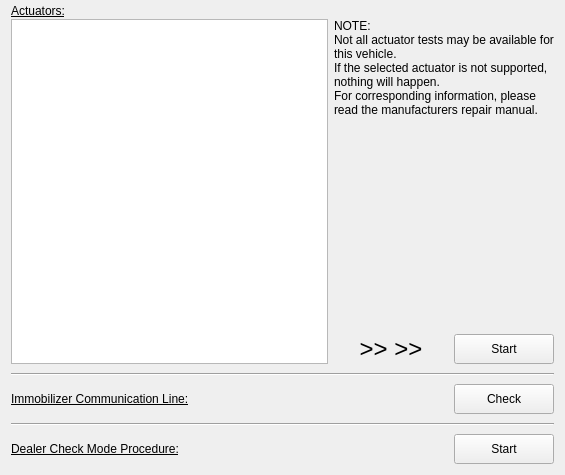
<ui version="4.0" >
 <class>sysTestsContent_Form</class>
 <widget class="QWidget" name="sysTestsContent_Form" >
  <property name="geometry" >
   <rect>
    <x>0</x>
    <y>0</y>
    <width>565</width>
    <height>475</height>
   </rect>
  </property>
  <property name="minimumSize" >
   <size>
    <width>565</width>
    <height>475</height>
   </size>
  </property>
  <property name="font" >
   <font>
    <family>Liberation Sans</family>
   </font>
  </property>
  <property name="windowTitle" >
   <string>System Tests</string>
  </property>
  <layout class="QGridLayout" name="gridLayout" >
   <property name="topMargin" >
    <number>0</number>
   </property>
   <property name="verticalSpacing" >
    <number>1</number>
   </property>
   <item rowspan="2" row="2" column="0" >
    <widget class="QListWidget" name="actuators_listWidget" >
     <property name="minimumSize" >
      <size>
       <width>315</width>
       <height>340</height>
      </size>
     </property>
    </widget>
   </item>
   <item row="2" column="1" colspan="2" >
    <widget class="QLabel" name="actuatorTestInfo_label" >
     <property name="minimumSize" >
      <size>
       <width>220</width>
       <height>160</height>
      </size>
     </property>
     <property name="text" >
      <string>NOTE:
Not all actuator tests may be available for this vehicle.
If the selected actuator is not supported, nothing will happen.
For corresponding information, please read the manufacturers repair manual.</string>
     </property>
     <property name="alignment" >
      <set>Qt::AlignLeading|Qt::AlignLeft|Qt::AlignTop</set>
     </property>
     <property name="wordWrap" >
      <bool>true</bool>
     </property>
    </widget>
   </item>
   <item row="3" column="1" >
    <widget class="QLabel" name="actuatorTest_arrow_label" >
     <property name="minimumSize" >
      <size>
       <width>65</width>
       <height>20</height>
      </size>
     </property>
     <property name="maximumSize" >
      <size>
       <width>16777215</width>
       <height>20</height>
      </size>
     </property>
     <property name="font" >
      <font>
       <pointsize>18</pointsize>
      </font>
     </property>
     <property name="text" >
      <string>>> >></string>
     </property>
     <property name="alignment" >
      <set>Qt::AlignCenter</set>
     </property>
    </widget>
   </item>
   <item row="3" column="2" >
    <widget class="QPushButton" name="startActuatorTest_pushButton" >
     <property name="minimumSize" >
      <size>
       <width>100</width>
       <height>30</height>
      </size>
     </property>
     <property name="maximumSize" >
      <size>
       <width>100</width>
       <height>30</height>
      </size>
     </property>
     <property name="text" >
      <string>Start</string>
     </property>
    </widget>
   </item>
   <item row="4" column="0" colspan="3" >
    <widget class="Line" name="hsep_line" >
     <property name="minimumSize" >
      <size>
       <width>0</width>
       <height>18</height>
      </size>
     </property>
     <property name="orientation" >
      <enum>Qt::Horizontal</enum>
     </property>
    </widget>
   </item>
   <item row="5" column="0" >
    <widget class="QLabel" name="testImmoLineTitel_label" >
     <property name="minimumSize" >
      <size>
       <width>245</width>
       <height>16</height>
      </size>
     </property>
     <property name="maximumSize" >
      <size>
       <width>16777215</width>
       <height>16</height>
      </size>
     </property>
     <property name="font" >
      <font>
       <underline>true</underline>
      </font>
     </property>
     <property name="text" >
      <string>Immobilizer Communication Line:</string>
     </property>
    </widget>
   </item>
   <item row="5" column="2" >
    <widget class="QPushButton" name="testImmoLine_pushButton" >
     <property name="minimumSize" >
      <size>
       <width>100</width>
       <height>30</height>
      </size>
     </property>
     <property name="maximumSize" >
      <size>
       <width>100</width>
       <height>30</height>
      </size>
     </property>
     <property name="text" >
      <string>Check</string>
     </property>
    </widget>
   </item>
   <item row="6" column="0" colspan="3" >
    <widget class="Line" name="hsep2_line" >
     <property name="minimumSize" >
      <size>
       <width>0</width>
       <height>18</height>
      </size>
     </property>
     <property name="orientation" >
      <enum>Qt::Horizontal</enum>
     </property>
    </widget>
   </item>
   <item row="7" column="0" >
    <widget class="QLabel" name="DCheckModeTitel_label" >
     <property name="minimumSize" >
      <size>
       <width>245</width>
       <height>16</height>
      </size>
     </property>
     <property name="maximumSize" >
      <size>
       <width>245</width>
       <height>16</height>
      </size>
     </property>
     <property name="font" >
      <font>
       <underline>true</underline>
      </font>
     </property>
     <property name="text" >
      <string>Dealer Check Mode Procedure:</string>
     </property>
    </widget>
   </item>
   <item row="7" column="2" >
    <widget class="QPushButton" name="DCheckMode_pushButton" >
     <property name="minimumSize" >
      <size>
       <width>100</width>
       <height>30</height>
      </size>
     </property>
     <property name="maximumSize" >
      <size>
       <width>100</width>
       <height>30</height>
      </size>
     </property>
     <property name="text" >
      <string>Start</string>
     </property>
    </widget>
   </item>
   <item row="1" column="0" >
    <widget class="QLabel" name="actuatorlistTitle_label" >
     <property name="minimumSize" >
      <size>
       <width>100</width>
       <height>18</height>
      </size>
     </property>
     <property name="maximumSize" >
      <size>
       <width>100</width>
       <height>18</height>
      </size>
     </property>
     <property name="font" >
      <font>
       <underline>true</underline>
      </font>
     </property>
     <property name="text" >
      <string>Actuators:</string>
     </property>
     <property name="alignment" >
      <set>Qt::AlignBottom|Qt::AlignLeading|Qt::AlignLeft</set>
     </property>
    </widget>
   </item>
  </layout>
 </widget>
 <resources/>
 <connections/>
</ui>
